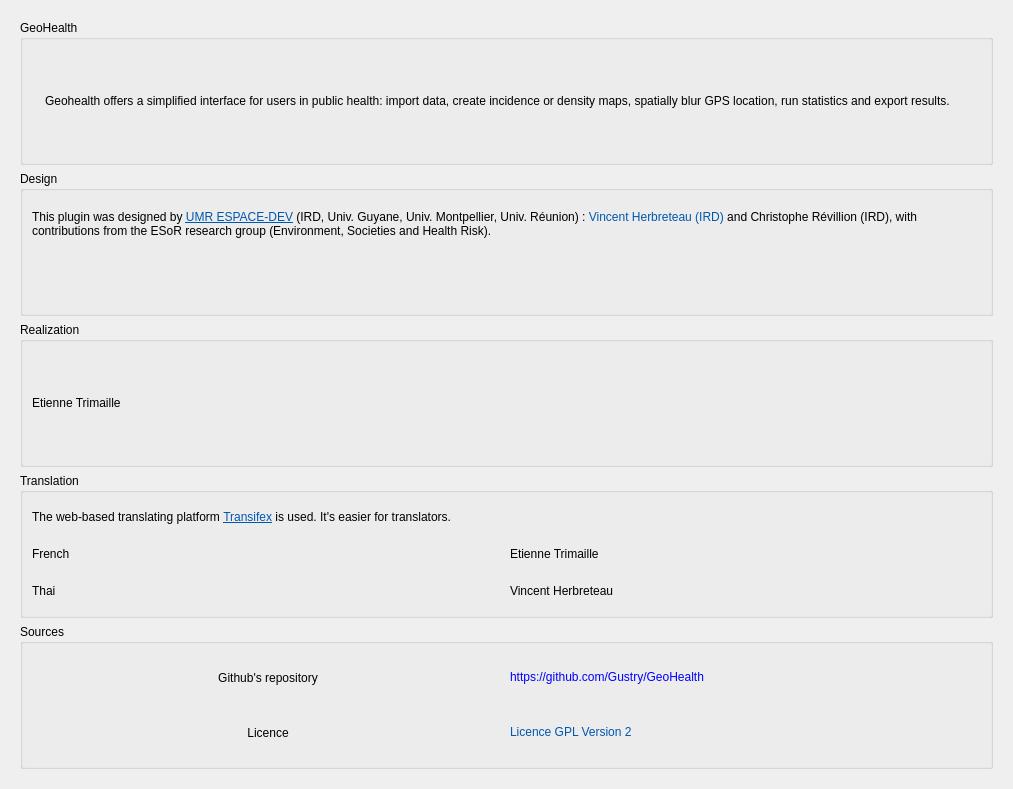
<?xml version="1.0" encoding="UTF-8"?>
<ui version="4.0">
 <author>Etienne Trimaille</author>
 <class>About</class>
 <widget class="QWidget" name="About">
  <property name="geometry">
   <rect>
    <x>0</x>
    <y>0</y>
    <width>1013</width>
    <height>789</height>
   </rect>
  </property>
  <property name="windowTitle">
   <string>Form</string>
  </property>
  <layout class="QVBoxLayout" name="verticalLayout">
   <item>
    <widget class="QScrollArea" name="scrollArea">
     <property name="frameShape">
      <enum>QFrame::NoFrame</enum>
     </property>
     <property name="frameShadow">
      <enum>QFrame::Plain</enum>
     </property>
     <property name="widgetResizable">
      <bool>true</bool>
     </property>
     <widget class="QWidget" name="scrollAreaWidgetContents">
      <property name="geometry">
       <rect>
        <x>0</x>
        <y>0</y>
        <width>989</width>
        <height>765</height>
       </rect>
      </property>
      <layout class="QVBoxLayout" name="verticalLayout_3">
       <item>
        <widget class="QGroupBox" name="groupBox_6">
         <property name="title">
          <string>GeoHealth</string>
         </property>
         <layout class="QVBoxLayout" name="verticalLayout_5">
          <item>
           <layout class="QHBoxLayout" name="horizontalLayout_6">
            <item>
             <widget class="QLabel" name="logo_geohealth">
              <property name="sizePolicy">
               <sizepolicy hsizetype="Maximum" vsizetype="Maximum">
                <horstretch>0</horstretch>
                <verstretch>0</verstretch>
               </sizepolicy>
              </property>
              <property name="text">
               <string notr="true"/>
              </property>
              <property name="pixmap">
               <pixmap>../../resources/icon-100.png</pixmap>
              </property>
              <property name="textInteractionFlags">
               <set>Qt::NoTextInteraction</set>
              </property>
             </widget>
            </item>
            <item>
             <widget class="QLabel" name="label_13">
              <property name="text">
               <string>Geohealth offers a simplified interface for users in public health: import data, create incidence or density maps, spatially blur GPS location, run statistics and export results.</string>
              </property>
              <property name="wordWrap">
               <bool>true</bool>
              </property>
             </widget>
            </item>
           </layout>
          </item>
         </layout>
        </widget>
       </item>
       <item>
        <widget class="QGroupBox" name="groupBox">
         <property name="title">
          <string>Design</string>
         </property>
         <layout class="QVBoxLayout" name="verticalLayout_7">
          <item>
           <widget class="QLabel" name="label_5">
            <property name="text">
             <string>&lt;html&gt;&lt;head/&gt;&lt;body&gt;&lt;p&gt; This plugin was designed by &lt;a href=&quot;http://www.espace-dev.fr&quot;&gt;&lt;span style=&quot; text-decoration: underline; color:#0057ae;&quot;&gt;UMR ESPACE-DEV&lt;/span&gt;&lt;/a&gt; (IRD, Univ. Guyane, Univ. Montpellier, Univ. Réunion) : &lt;a href=&quot;mailto:vincent.herbreteau@ird.fr?subject=Plugin GeoHealth&quot;&gt;&lt;span style=&quot; color:#0057ae;&quot; style=&quot;text-decoration:none;&quot;&gt;Vincent Herbreteau (IRD)&lt;/span&gt;&lt;/a&gt; and &lt;a href=&quot;mailto:christophe.revillion@univ-reunion.fr?subject=Plugin GeoHealth&quot; style=&quot;text-decoration:none;&quot;&gt;Christophe Révillion (IRD)&lt;/a&gt;, with contributions from the ESoR research group (Environment, Societies and Health Risk).&lt;/p&gt;&lt;/body&gt;&lt;/html&gt;</string>
            </property>
            <property name="wordWrap">
             <bool>true</bool>
            </property>
           </widget>
          </item>
          <item>
           <layout class="QHBoxLayout" name="horizontalLayout">
            <item>
             <widget class="QLabel" name="logo_ird">
              <property name="text">
               <string notr="true"/>
              </property>
              <property name="pixmap">
               <pixmap>../../resources/IRD-200.png</pixmap>
              </property>
              <property name="alignment">
               <set>Qt::AlignCenter</set>
              </property>
              <property name="wordWrap">
               <bool>true</bool>
              </property>
              <property name="openExternalLinks">
               <bool>true</bool>
              </property>
             </widget>
            </item>
            <item>
             <layout class="QVBoxLayout" name="verticalLayout_6">
              <item>
               <widget class="QLabel" name="logo_umr">
                <property name="sizePolicy">
                 <sizepolicy hsizetype="Minimum" vsizetype="Minimum">
                  <horstretch>0</horstretch>
                  <verstretch>0</verstretch>
                 </sizepolicy>
                </property>
                <property name="text">
                 <string notr="true"/>
                </property>
                <property name="pixmap">
                 <pixmap>../../resources/espace-dev.png</pixmap>
                </property>
                <property name="scaledContents">
                 <bool>false</bool>
                </property>
                <property name="alignment">
                 <set>Qt::AlignCenter</set>
                </property>
                <property name="openExternalLinks">
                 <bool>true</bool>
                </property>
               </widget>
              </item>
             </layout>
            </item>
           </layout>
          </item>
         </layout>
        </widget>
       </item>
       <item>
        <widget class="QGroupBox" name="groupBox_2">
         <property name="title">
          <string>Realization</string>
         </property>
         <layout class="QVBoxLayout" name="verticalLayout_4">
          <item>
           <layout class="QHBoxLayout" name="horizontalLayout_4">
            <item>
             <layout class="QVBoxLayout" name="verticalLayout_10">
              <item>
               <widget class="QLabel" name="label_11">
                <property name="text">
                 <string notr="true">&lt;a href=&quot;mailto:etienne@trimaille.eu?subject=Plugin GeoHealth&quot; style=&quot;text-decoration:none;&quot;&gt;Etienne Trimaille&lt;/a&gt;</string>
                </property>
                <property name="wordWrap">
                 <bool>true</bool>
                </property>
               </widget>
              </item>
             </layout>
            </item>
           </layout>
          </item>
         </layout>
        </widget>
       </item>
       <item>
        <widget class="QGroupBox" name="groupBox_5">
         <property name="title">
          <string>Translation</string>
         </property>
         <layout class="QVBoxLayout" name="verticalLayout_2">
          <item>
           <widget class="QLabel" name="label">
            <property name="text">
             <string>&lt;html&gt;&lt;head/&gt;&lt;body&gt;&lt;p&gt;The web-based translating platform &lt;a href=&quot;https://www.transifex.com/geohealth/&quot;&gt;&lt;span style=&quot; text-decoration: underline; color:#0057ae;&quot;&gt;Transifex&lt;/span&gt;&lt;/a&gt; is used. It's easier for translators.&lt;/p&gt;&lt;/body&gt;&lt;/html&gt;</string>
            </property>
            <property name="wordWrap">
             <bool>true</bool>
            </property>
            <property name="openExternalLinks">
             <bool>true</bool>
            </property>
           </widget>
          </item>
          <item>
           <layout class="QHBoxLayout" name="horizontalLayout_2">
            <item>
             <widget class="QLabel" name="label_3">
              <property name="text">
               <string>French</string>
              </property>
              <property name="wordWrap">
               <bool>true</bool>
              </property>
             </widget>
            </item>
            <item>
             <widget class="QLabel" name="label_2">
              <property name="text">
               <string notr="true">Etienne Trimaille</string>
              </property>
              <property name="wordWrap">
               <bool>true</bool>
              </property>
             </widget>
            </item>
           </layout>
          </item>
          <item>
           <layout class="QHBoxLayout" name="horizontalLayout_3">
            <item>
             <widget class="QLabel" name="label_10">
              <property name="text">
               <string>Thai</string>
              </property>
              <property name="wordWrap">
               <bool>true</bool>
              </property>
             </widget>
            </item>
            <item>
             <widget class="QLabel" name="label_4">
              <property name="text">
               <string notr="true">Vincent Herbreteau</string>
              </property>
              <property name="wordWrap">
               <bool>true</bool>
              </property>
             </widget>
            </item>
           </layout>
          </item>
         </layout>
        </widget>
       </item>
       <item>
        <widget class="QGroupBox" name="groupBox_4">
         <property name="title">
          <string>Sources</string>
         </property>
         <layout class="QVBoxLayout" name="verticalLayout_11">
          <item>
           <layout class="QGridLayout" name="gridLayout_5">
            <item row="0" column="0">
             <widget class="QLabel" name="label_21">
              <property name="text">
               <string>Github's repository</string>
              </property>
              <property name="alignment">
               <set>Qt::AlignCenter</set>
              </property>
              <property name="wordWrap">
               <bool>true</bool>
              </property>
             </widget>
            </item>
            <item row="0" column="1">
             <widget class="QLabel" name="label_22">
              <property name="text">
               <string notr="true">&lt;a href=&quot;https://github.com/Gustry/GeoHealth&quot; style=&quot;text-decoration:none;&quot;&gt;https://github.com/Gustry/GeoHealth&lt;/a&gt;</string>
              </property>
              <property name="wordWrap">
               <bool>true</bool>
              </property>
              <property name="openExternalLinks">
               <bool>true</bool>
              </property>
             </widget>
            </item>
           </layout>
          </item>
          <item>
           <layout class="QHBoxLayout" name="horizontalLayout_7">
            <item>
             <widget class="QLabel" name="label_14">
              <property name="text">
               <string>Licence</string>
              </property>
              <property name="alignment">
               <set>Qt::AlignCenter</set>
              </property>
             </widget>
            </item>
            <item>
             <widget class="QLabel" name="label_17">
              <property name="text">
               <string>&lt;html&gt;&lt;head/&gt;&lt;body&gt;&lt;p&gt;&lt;a href=&quot;http://www.gnu.org/licenses/gpl-2.0.html&quot;&gt;&lt;span style=&quot; text-decoration: none; color:#0057ae;&quot;&gt;Licence GPL Version 2&lt;/span&gt;&lt;/a&gt;&lt;/p&gt;&lt;/body&gt;&lt;/html&gt;</string>
              </property>
             </widget>
            </item>
           </layout>
          </item>
         </layout>
        </widget>
       </item>
      </layout>
     </widget>
    </widget>
   </item>
  </layout>
 </widget>
 <resources/>
 <connections/>
</ui>
